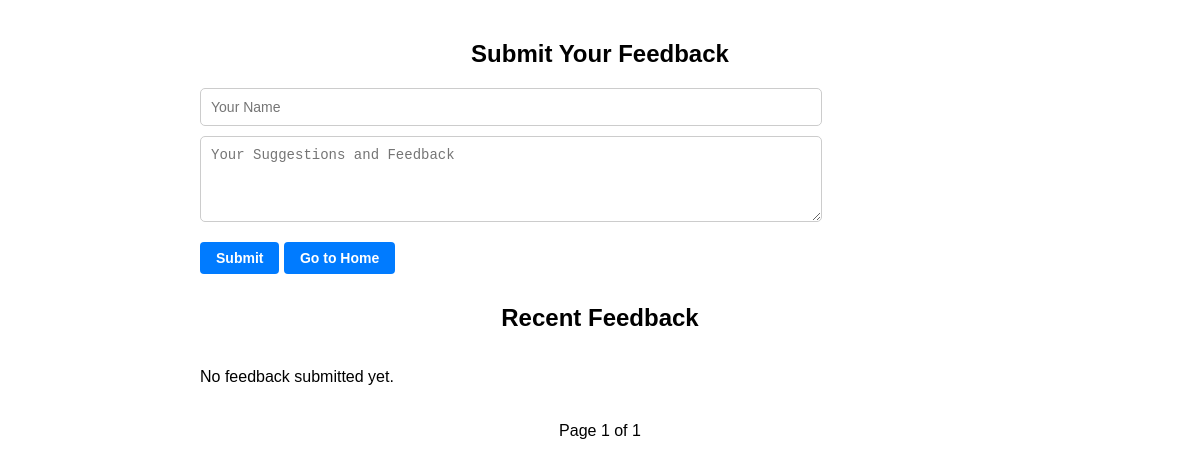
/feedback_view, run on an earlier commit of the app's database.
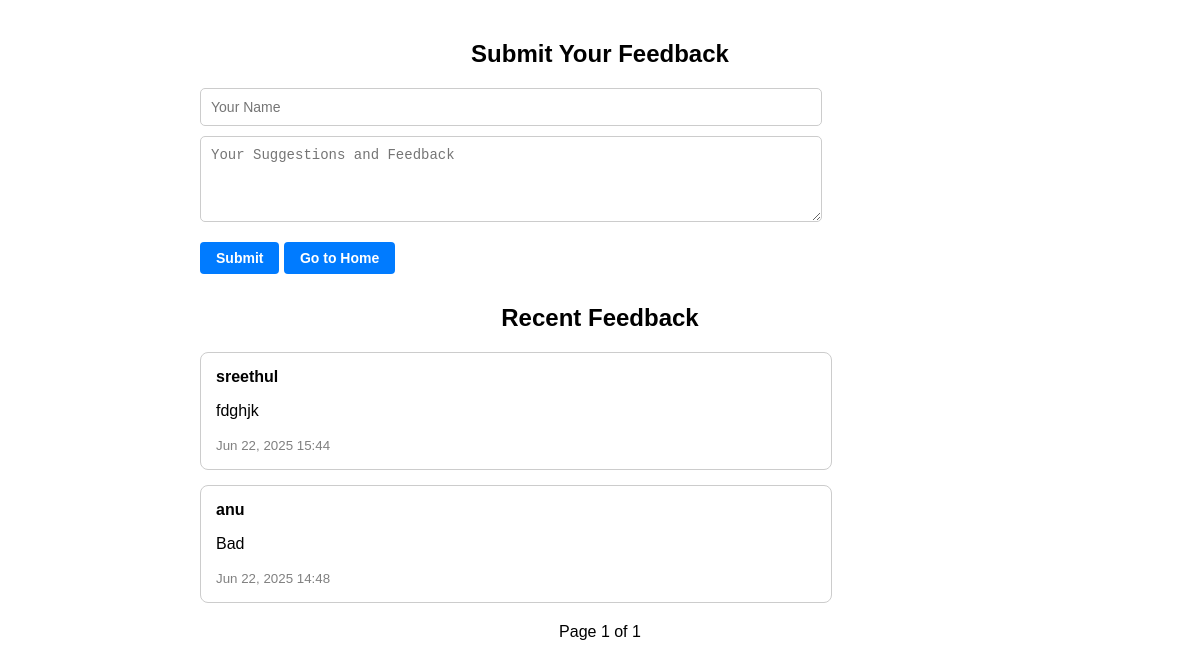
And on a later commit of the database.
### myapp/models.py (models this page shows, shortened)
class Feedback(models.Model):
    name = models.CharField(max_length=100)
    suggestion = models.TextField()
    submitted_at = models.DateTimeField(auto_now_add=True)
    is_visible = models.BooleanField(default=True)

### myapp/views.py (the view, shortened to what this page needs)
# urls.py: path('feedback_view', views.feedback_view, name='feedback_view'),
def feedback_view(request):
    feedback_list = Feedback.objects.filter(is_visible=True).order_by('-submitted_at')
    paginator = Paginator(feedback_list, 3)
    page_number = request.GET.get('page')
    page_obj = paginator.get_page(page_number)
    return render(request, 'feedback.html', {'page_obj': page_obj})

### template/feedback.html (shortened to what this page needs)
<!DOCTYPE html>
<html lang="en">
<head>
</head>
<body>
  <section class="feedback">
    <h2>Submit Your Feedback</h2>
    <form method="POST">
      <input type="text" name="name" value="{{ user.get_full_name }}" placeholder="Your Name" required>
      <textarea name="suggestion" rows="4" placeholder="Your Suggestions and Feedback" required></textarea>
      <button type="submit">Submit</button>
      <a href="{% url 'user_home_login' %}" class="btn-home"> Go to Home</a>
    </form>
    <h2>Recent Feedback</h2>
    <div style="display: flex; gap: 15px;  flex-wrap: wrap;">
      {% for f in page_obj %}
        <div class="feedback-box">
          <strong>{{ f.name }}</strong>
          <p>{{ f.suggestion }}</p>
          <small style="color: gray;">{{ f.submitted_at|date:"M d, Y H:i" }}</small>
        </div>
      {% empty %}
        <p>No feedback submitted yet.</p>
      {% endfor %}
    </div>
    <div class="pagination">
      <span>Page {{ page_obj.number }} of {{ page_obj.paginator.num_pages }}</span>
    </div>
  </section>
</body>
</html>

What changed in the data, as far as the page shows it:
added Feedback: name "sreethul", suggestion "fdghjk", submitted_at "Jun 22, 2025 15:44"
added Feedback: name "anu", suggestion "Bad", submitted_at "Jun 22, 2025 14:48"
Also different on the page:
text no longer shown: "No feedback submitted yet."
